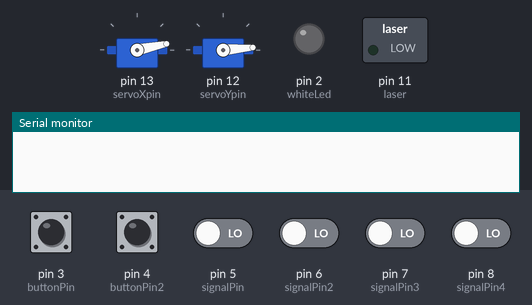
Bench run of a sketch on a simulated Arduino Uno, built with avr-gcc and run on an emulated ATmega328P. Shown: 2 × servo, switched loads named in the sketch (green lamp = pin HIGH), output pins drawn as LEDs (lit = HIGH), the last lines printed to the serial monitor. Inputs (shaded band) come from the test bench; at power-on: pin 3 (buttonPin), pin 4 (buttonPin2), pin 5 (signalPin), pin 6 (signalPin2), pin 7 (signalPin3), pin 8 (signalPin4) LOW.

Above: at 1.26 s.
1.3 s: pin 8 (signalPin4) driven HIGH
At 1.65 s:
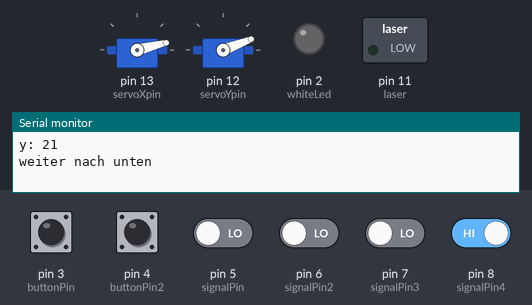
4.3 s: pin 6 (signalPin2) driven HIGH
At 6.2 s:
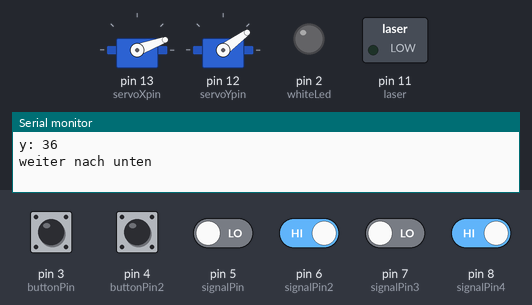
7.3 s: pin 3 (buttonPin) pulled HIGH for 0.15 s
10.4 s: pin 5 (signalPin) driven HIGH
At 10.42 s:
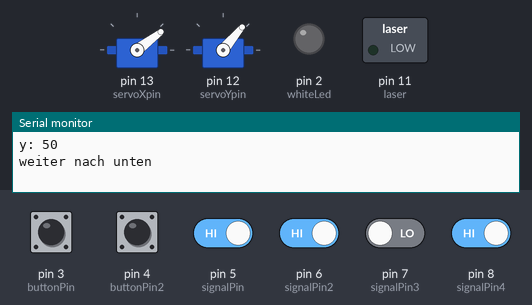
13.4 s: pin 7 (signalPin3) driven HIGH
At 13.71 s:
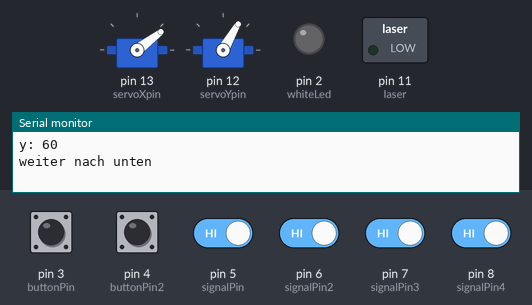
16.4 s: pin 5 (signalPin) driven LOW
At 20.63 s:
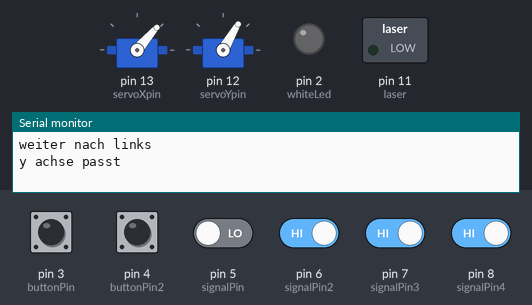
Timing chart, 0 to 25.5 s (numbered marks = the images above; inputs shaded):
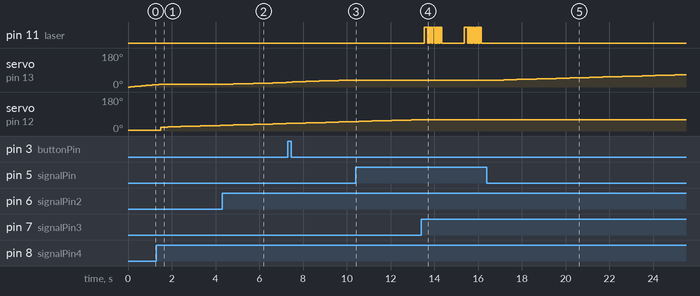

The sketch:

laser.ino
```cpp
#include <Servo.h>
#define INTERVAL_TIME 20

Servo servoX;
Servo servoY;


const int buttonPin = 3;
const int buttonPin2 = 4;

const int signalPin = 5;
const int signalPin2 = 6;
const int signalPin3 = 7;
const int signalPin4 = 8;
int signalState = 0;
int signalState2 = 0;
int signalState3 = 0;
int signalState4 = 0;

int servoXpin = 13;
int servoYpin = 12;


int laser = 11;

boolean laserOn = false;

unsigned long then = 0;
unsigned long then2 = 0;
unsigned long then3 = 0;
unsigned long then4 = 0;

int index = 0;

int whiteLed = 2;

int buttonState = 0;
int buttonState2 = 0;

int resetTrackerCounter = 0;

int xVal = 0;
int yVal = 20;
boolean turnBack = false;
boolean turning = true;


//henk
int bits[8] = {LOW, HIGH, HIGH, LOW, HIGH, HIGH, HIGH, LOW};
int bits2[8] = {HIGH, LOW, LOW, HIGH, HIGH, HIGH, HIGH, LOW};
int bits3[8] = {LOW, LOW, HIGH, LOW, HIGH, LOW, HIGH, LOW};
int bits4[8] = {HIGH, LOW, HIGH, LOW, HIGH, HIGH, HIGH, LOW};

//toto
/*
int bits[8] = {LOW, LOW, LOW, HIGH, HIGH, HIGH, HIGH, LOW};
int bits2[8] = {HIGH, HIGH, HIGH, HIGH, HIGH, HIGH, LOW, LOW};
int bits3[8] = {LOW, LOW, LOW, HIGH, HIGH, HIGH, HIGH, LOW};
int bits4[8] = {HIGH, HIGH, HIGH, HIGH, HIGH, HIGH, LOW, LOW};
*/

void setup() {


servoX.attach(servoXpin);
servoY.attach(servoYpin);


pinMode(buttonPin, INPUT);
pinMode(buttonPin2, INPUT);
pinMode(signalPin, INPUT);
pinMode(signalPin2, INPUT);
pinMode(signalPin3, INPUT);
pinMode(signalPin4, INPUT);

pinMode(whiteLed, OUTPUT);

pinMode(laser, OUTPUT);

servoY.write(5);
servoX.write(0);


  Serial.begin(9600); // open the serial port at 9600 bps:

}

void turnServos(int instruction) {
    switch (instruction) {
      case 0: {
        if (turnBack) {
          if(xVal > 0) {
            xVal --;
          } else {
            yVal = 20;
            servoY.write(yVal);
            turnBack = false;
          }

        } else {
          if(xVal < 180) {
            xVal ++;
          } else {
            yVal = 160;
            servoY.write(yVal);
            turnBack = true;
          }
        }
        servoX.write(xVal);
        break;
      }
     case 1: {
      if (xVal == 0) {
      } else {
        xVal = xVal - 1;
        servoX.write(xVal);
        Serial.print("x: ");
        Serial.println(xVal);
        break;
      }
     }
     case 2: {
      if (xVal == 180) {
      } else {
        xVal = xVal + 1;
        servoX.write(xVal);
        Serial.print("x: ");
        Serial.println(xVal);
        break;
      }
     }
     case 3: {
      if (yVal == 0) {
      } else {
        yVal = yVal - 1;
        servoY.write(yVal);
        Serial.print("y: ");
        Serial.println(yVal);
      }
      break;
     }
     case 4: {
       if (yVal == 180) {
      } else {
        yVal = yVal + 1;
        servoY.write(yVal);
         Serial.print("y: ");
         Serial.println(yVal);
        break;
      }
     }
    }
}


void toggleTurn () {
  turning = !turning;
}

void loop() {

   unsigned long now = millis();

   if (laserOn) {
   if( now - then >= INTERVAL_TIME) {
  then = now;
  // 0, 1, 2, 3, 4, 5, 6, 7, 8 => 9 sequenzen HIGH
  if ( index < 8 ) {
       if ( index == 0 ){
         digitalWrite(laser, HIGH);
       }
       index ++;
   }
    else if ( index >= 8 && index <= 15 ) {
     digitalWrite(laser, bits[index-8]);
     index ++;
   }
   else if ( index >= 16 && index <= 23 ) {
     digitalWrite(laser, bits2[index-16]);
     index ++;
   }
    else if ( index >= 24 && index <= 31 ) {
     digitalWrite(laser, bits3[index-24]);
     index ++;
   }
    else if ( index >= 32 && index <= 39 ) {
     digitalWrite(laser, bits4[index-32]);
     index ++;
   }
   else if ( index == 40 ) {
     digitalWrite(laser, LOW);
     index ++;
   } else if ( index < 90 ) {
    index ++;
   } else {
    index = 0;
    laserOn = false;
   }
 }
   } else {

      digitalWrite(laser, LOW);

      buttonState = digitalRead(buttonPin);
      buttonState2 = digitalRead(buttonPin2);

      signalState = digitalRead(signalPin);
      signalState2 = digitalRead(signalPin2);
      signalState3 = digitalRead(signalPin3);
      signalState4 = digitalRead(signalPin4);


      if (signalState == HIGH){
         //Serial.println("signal 1 received");

      }

      if ( now - then4 > 300 ) {
        then4 = now;
        if (signalState && signalState2 && signalState3 && signalState4) {
          laserOn = true;
        }
        else if (signalState || signalState2 || signalState3 || signalState4) {
          turning = false;
          resetTrackerCounter = 0;

/*************************X ACHSE****************/
          if( signalState && !signalState2) {
            Serial.println("weiter nach rechts ");
            turnServos(1);
          } else if (!signalState && signalState2 ){
            turnServos(2);
            Serial.println("weiter nach links ");
          } else if ( signalState && signalState2) {
            Serial.println("x achse passt ");
          }

/*************************Y ACHSE****************/
          if( signalState3 && !signalState4) {
            turnServos(3);
            Serial.println("weiter nach oben ");
          } else if (!signalState3 && signalState4 ){
            turnServos(4);
            Serial.println("weiter nach unten ");
          } else if ( signalState3 && signalState4) {
            Serial.println("y achse passt ");
          }
          Serial.println(" ");
        } else {
            resetTrackerCounter++;
            if (resetTrackerCounter > 10) {
              Serial.println("reset tracker");
              turning = true;
              resetTrackerCounter = 0;
            }


        }
      }

        if(buttonState2 == HIGH){
        if( now - then4 > 500) {
          then4 = now;
          laserOn = !laserOn;
        }
        }
    if(buttonState == HIGH){
    if( now - then3 > 500) {
         then3 = now;
         toggleTurn();
        }
    }


      if (turning) {
        if ( now - then2 > 100 ) {
          then2 = now;
          turnServos(0);
        }
      }
   }
}
```

Measured:
- after the input at 1.3 s, servo on pin 13 (servoXpin): goes on until 1.4 s, then stays 14°; servo on pin 12 (servoYpin): moves from 5° to 30° over 2.7 s, starting after 0.21 s
- after the input at 4.3 s, servo on pin 13 (servoXpin): moves from 14° to 24° over 2.7 s, starting after 0.22 s
- after the input at 10.4 s, servo on pin 13 (servoXpin): stays 37° (without the input it goes to 38° after 0.14 s)
- after the input at 13.4 s, servo on pin 12 (servoYpin): stays 60° (without the input it goes to 61° after 0.15 s)
- after the input at 16.4 s, pin 11 (laser): stops changing and stays LOW; servo on pin 13 (servoXpin): moves from 37° to 65° over 8.1 s, starting after 0.77 s
